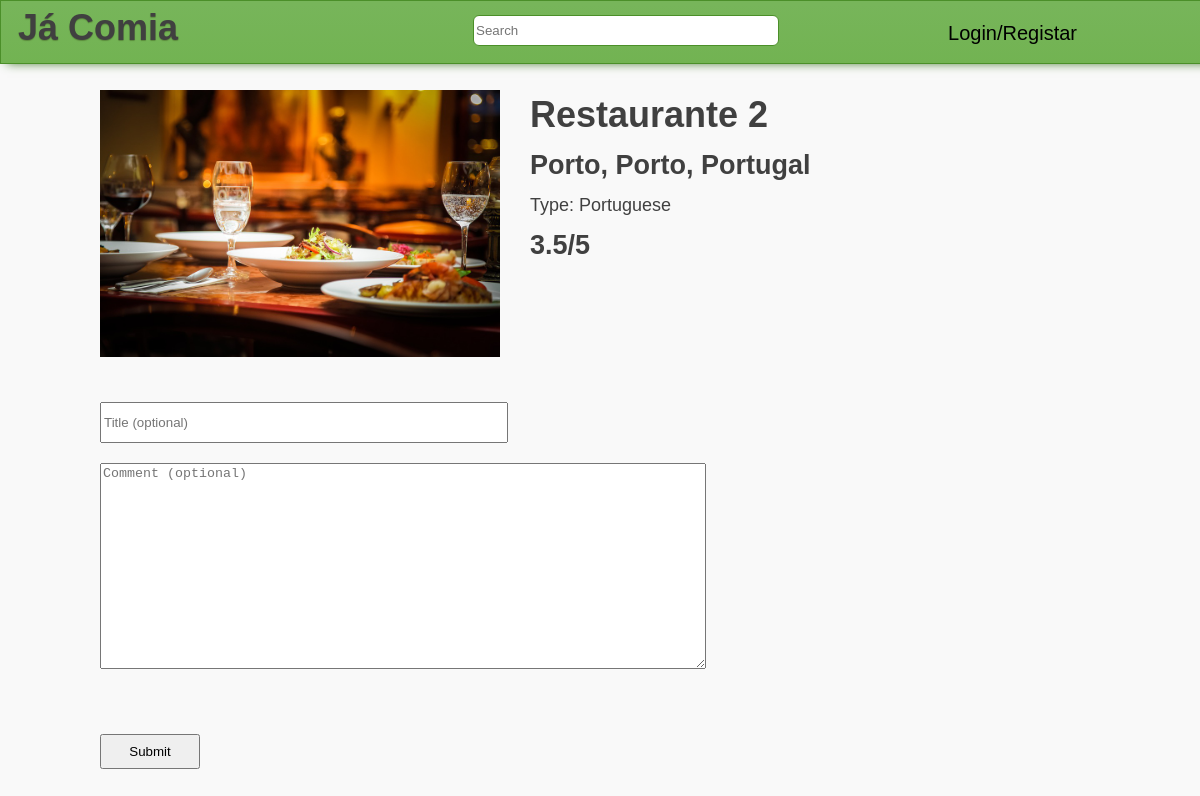
/reviewRestaurant/reviewRestaurant.php?id=2, run on an earlier commit of the app's database.
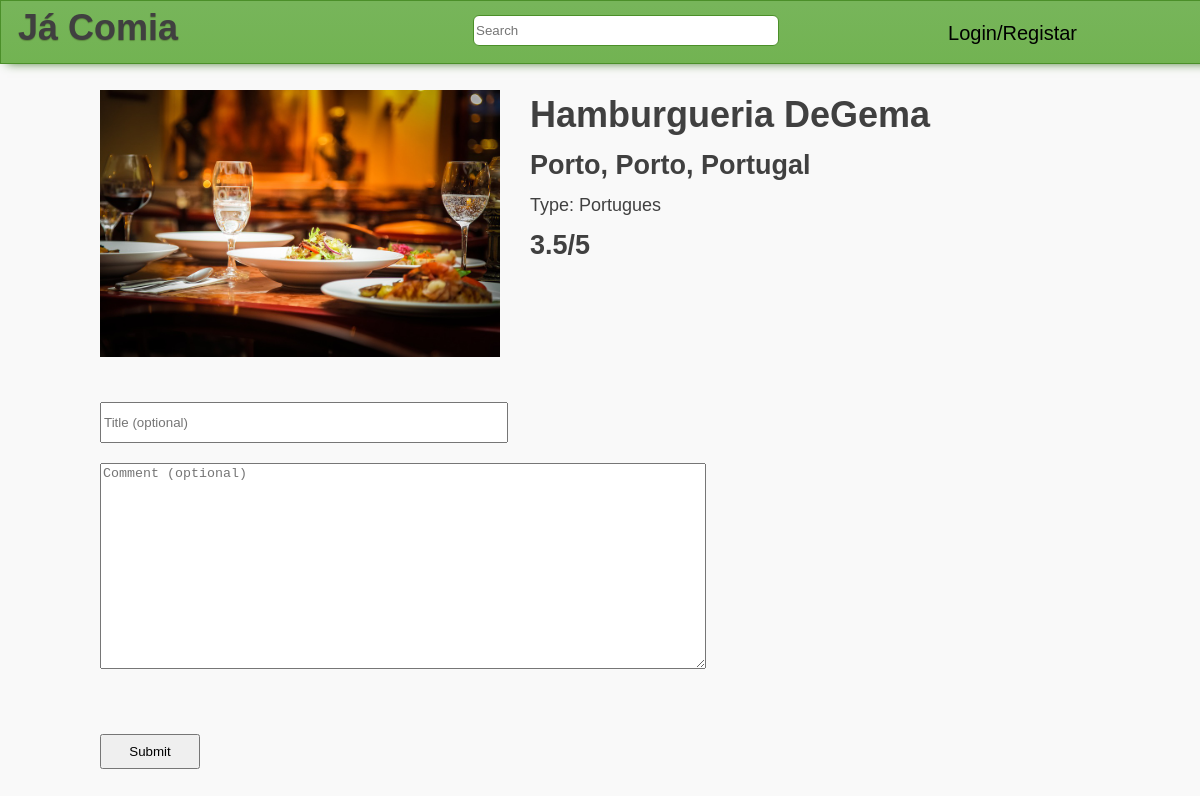
And on a later commit of the database.
### tables this page shows
CREATE TABLE Restaurants (
    name VARCHAR(32) NOT NULL,
    address VARCHAR(32) NOT NULL,
    type VARCHAR(16) NOT NULL,
    city VARCHAR(32) NOT NULL,
    district VARCHAR(32) NOT NULL,
    country VARCHAR(32) NOT NULL,
    description VARCHAR(1024) ,
    avgClass REAL,
    PRIMARY KEY(name, address)
);

### reviewRestaurant/reviewRestaurant.php (the view, shortened to what this page needs)
<!DOCTYPE html>
<html>
<head>
    <link rel="stylesheet" href="style.css">
</head>
<body>
    <?php
    include_once('../templates/topbar.php');
    ?>
    <div id="main">
        <?php
        if(!isset($_GET['id']))
        header('Location:  ../feed/feed.php');
        else
        $id = $_GET['id'];
        $db = new PDO('sqlite:../Database/dataBase.db');
        $query = $db->prepare("SELECT *, rowid FROM Restaurants WHERE rowid = '$id'");
        $query->execute();
        $result = $query->fetchAll();
        $result = $result[0];
        echo '<img src="../resources/rex.jpg">';
        echo '<h1>' . $result['name'] . '</h1>';
        echo '<h2>' . $result['city'] , ", " , $result['district'], ", ", $result['country']  . '</h2>';
        echo '<div class="avgClass"> <h2>' . $result['avgClass'], "/5" .  '</h2> </div>';
        echo '<p> Type: ' .  $result['type'] . '</p>';
        ?>
    </div>
    <div id="review">
        <form action="reviewRestaurant.php" method="get">
            <input type="text" name="title" placeholder="Title (optional)" autocomplete="off" maxlength="64"/>
            <textarea name="comment" maxlength="1024" placeholder="Comment (optional)"></textarea>
            <span class="rating">
                <label for="rating-input5" class="rating-star"></label>
                <label for="rating-input4" class="rating-star"></label>
                <label for="rating-input3" class="rating-star" ></label>
                <label for="rating-input2" class="rating-star"></label>
                <label for="rating-input1" class="rating-star"></label>
            </span>
            <input type="submit" name="Submit" value="Submit">
        </form>
    </div>
</body>

What changed in the data, as far as the page shows it:
removed restaurants: name "Restaurante 2", city "Porto", district "Porto", country "Portugal", avgClass "3.5", type "Portuguese"
added restaurants: name "Hamburgueria DeGema", city "Porto", district "Porto", country "Portugal", avgClass "3.5", type "Portugues"
